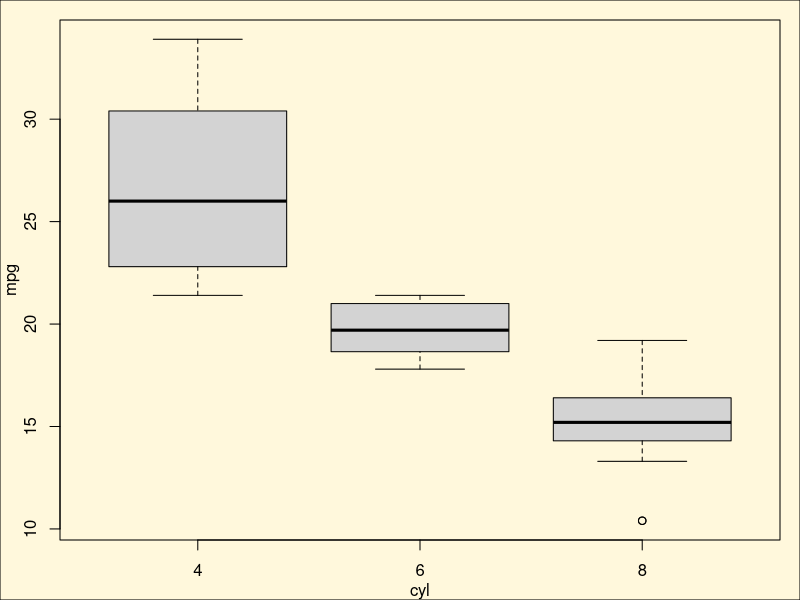
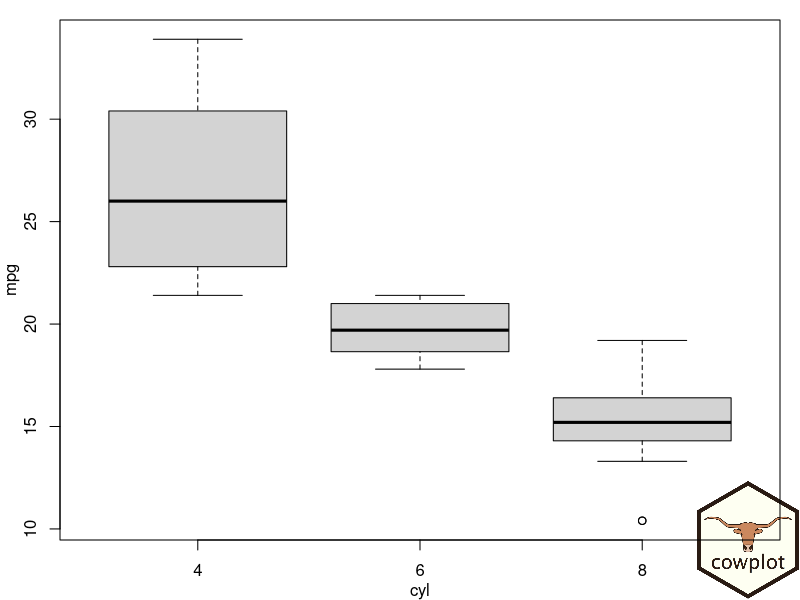
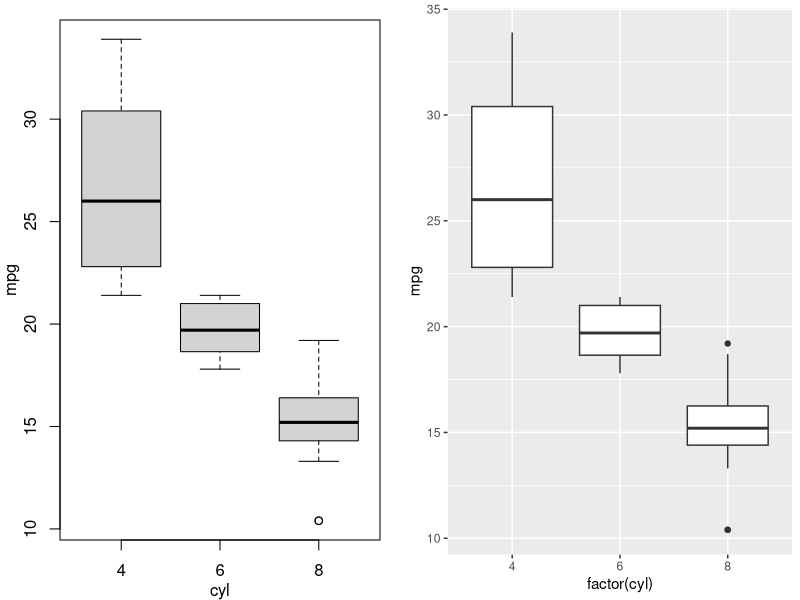
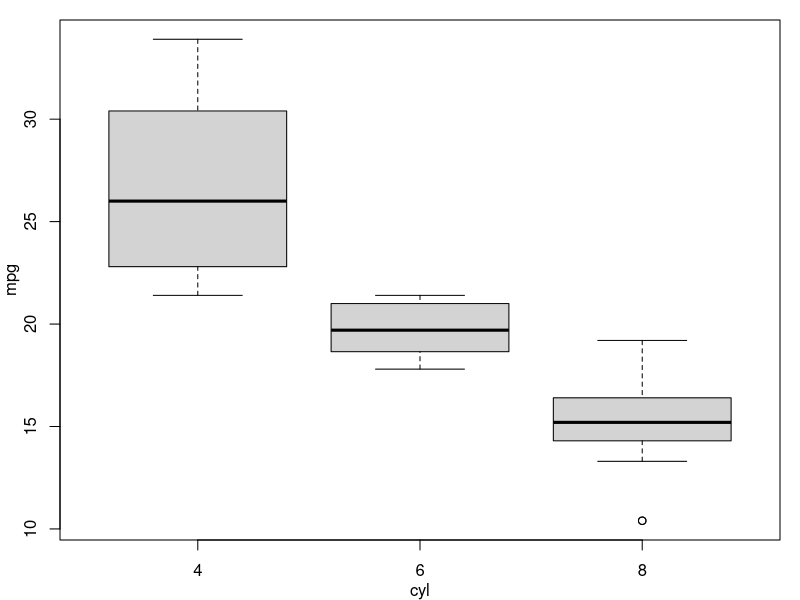
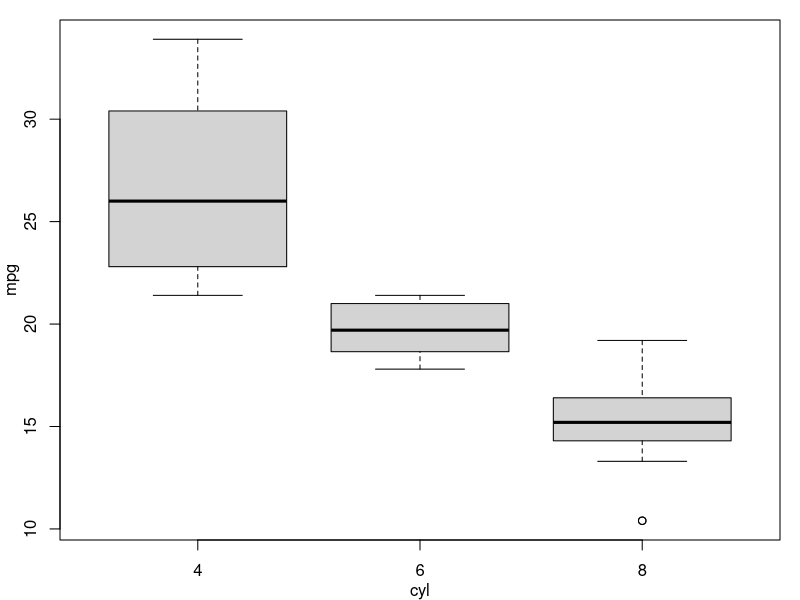
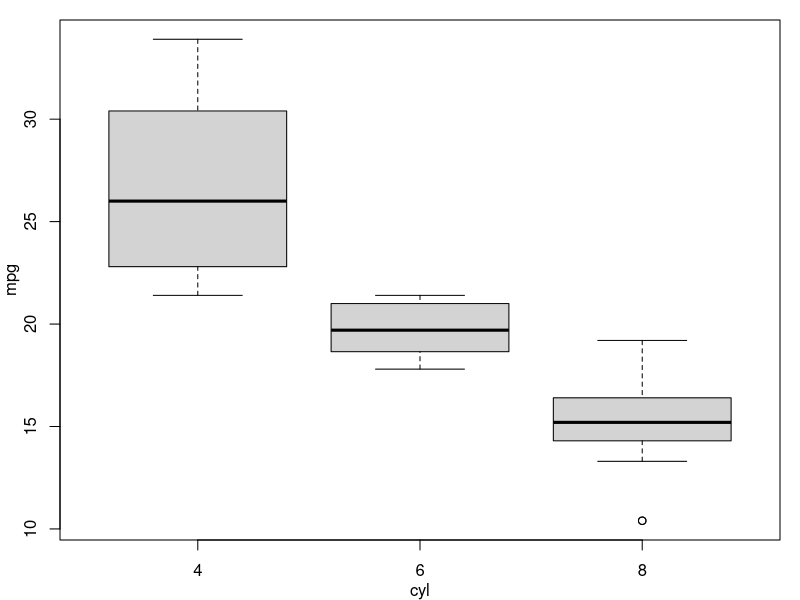
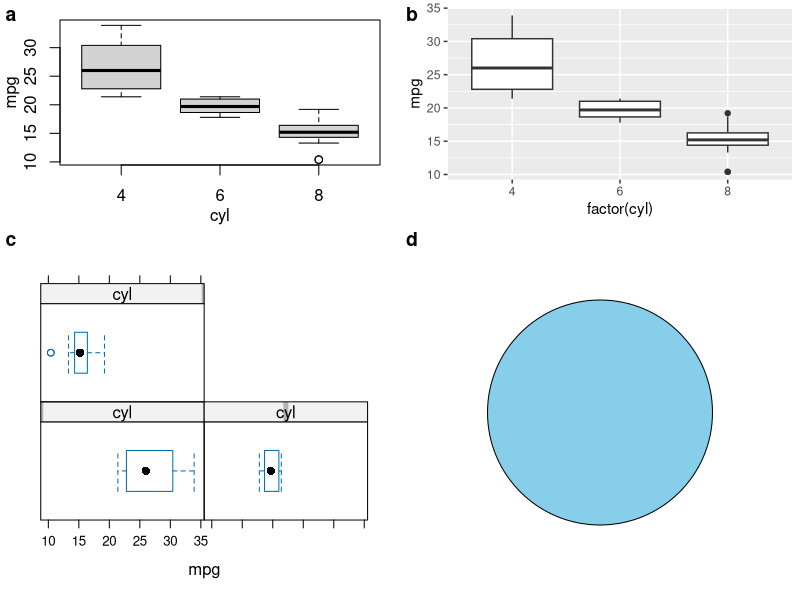
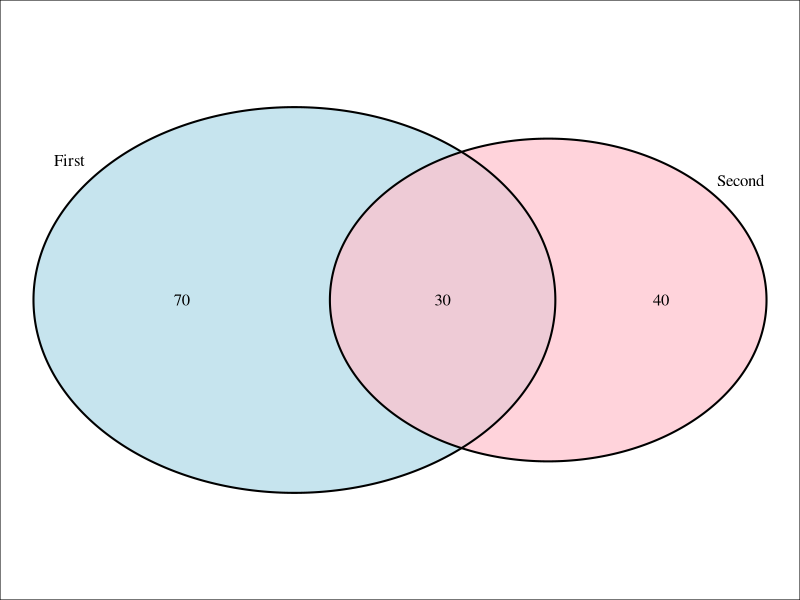

Source code (R) for these figures, in order:
## ---- chunk 1
knitr::opts_chunk$set(
  fig.width = 4,
  fig.height = 3
)
## ---- chunk 2
library(ggplot2)
library(cowplot)

# define a function that emits the desired plot
p1 <- function() {
  par(
    mar = c(3, 3, 1, 1),
    mgp = c(2, 1, 0)
  )
  boxplot(mpg ~ cyl, xlab = "cyl", ylab = "mpg", data = mtcars)
}

ggdraw(p1) +
  theme(plot.background = element_rect(fill = "cornsilk"))
## ---- chunk 3
logo_file <- system.file("extdata", "logo.png", package = "cowplot")

ggdraw() + 
  draw_image(
    logo_file,
    x = 1,
    width = 0.13, height = 0.2,
    hjust = 1
  ) +
  draw_plot(p1)
## ---- chunk 4
p2 <- ggplot(data = mtcars, aes(factor(cyl), mpg)) + geom_boxplot()
plot_grid(p1, p2)
## ---- chunk 5
# create base R plot
par(mar = c(3, 3, 1, 1), mgp = c(2, 1, 0))
boxplot(mpg ~ cyl, xlab = "cyl", ylab = "mpg", data = mtcars)
# record previous base R plot and then draw through ggdraw()
p1_recorded <- recordPlot()
ggdraw(p1_recorded)
## ---- chunk 6
# store base R plot as formula
p1_formula <- ~{
  par(
    mar = c(3, 3, 1, 1), 
    mgp = c(2, 1, 0)
  )
  boxplot(mpg ~ cyl, xlab = "cyl", ylab = "mpg", data = mtcars)
}
ggdraw(p1_formula)
## ---- chunk 7
# base R
p1 <- ~{
  par(
    mar = c(3, 3, 1, 1), 
    mgp = c(2, 1, 0)
  )
  boxplot(mpg ~ cyl, xlab = "cyl", ylab = "mpg", data = mtcars)
}

# ggplot2
p2 <- ggplot(data = mtcars, aes(factor(cyl), mpg)) + geom_boxplot()

# lattice
library(lattice)
p3 <- bwplot(~mpg | cyl, data = mtcars)

# elementary grid graphics objects
library(grid)
p4 <- circleGrob(r = 0.3, gp = gpar(fill = "skyblue"))

# combine all into one plot
plot_grid(p1, p2, p3, p4, rel_heights = c(.6, 1), labels = "auto")
## ---- chunk 8
library(VennDiagram)

p_venn <- draw.pairwise.venn(
  100, 70, 30,
  c("First", "Second"),
  fill = c("light blue", "pink"),
  alpha = c(0.7, 0.7),
  ind = FALSE
)

# plot venn diagram and add some margin and enclosing box
ggdraw(p_venn) +
  theme(
    plot.background = element_rect(fill = NA),
    plot.margin = margin(12, 12, 12, 12)
  )
